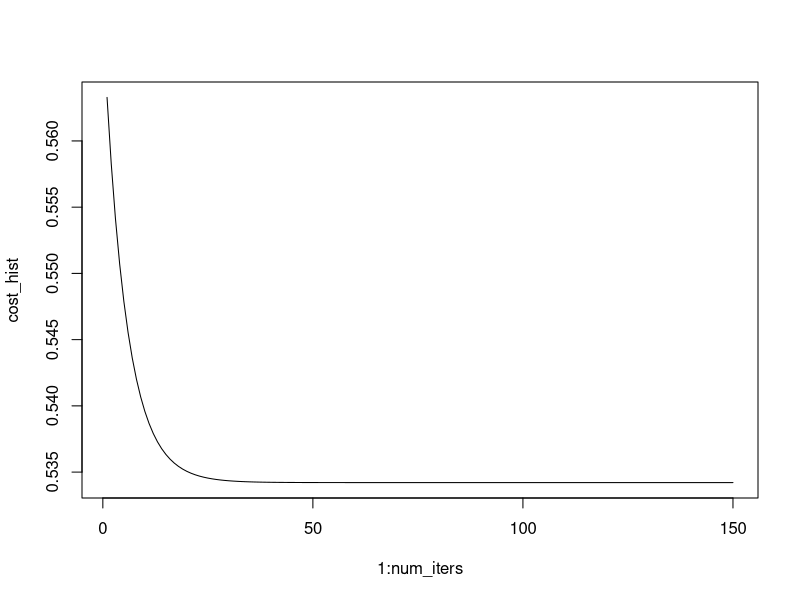

Here is the R script that generated this plot:
## ---- chunk 1
knitr::opts_chunk$set(echo = TRUE, comment = NA, error = TRUE)
## ---- chunk 2
set.seed(11)
x <- matrix(rnorm(400), ncol = 4)
y <- rnorm(100)
m <- length(y)
X <- cbind(rep(1, 100), x)
theta <- rep(0,5)
## ---- chunk 3
head(X)
## ---- chunk 4
tail(X)
## ---- chunk 5
theta
## ---- chunk 6
compCost<-function(X, y, theta){
   m <- length(y)
   J <- sum((X %*% theta- y)^2) / (2*m)
return(J)
}
## ---- chunk 7
gradDescent<-function(X, y, theta, alpha, num_iters){
  m <- length(y)
  J_hist <- rep(0, num_iters)
  
  for(i in 1:num_iters){
    # this is a vectorized form for the gradient of the cost function
    # X is a 100x5 matrix, theta is a 5x1 column vector, y is a 100x1 column vector
    # X transpose is a 5x100 matrix. So t(X)%*%(X%*%theta - y) is a 5x1 column vector
      theta <- theta - alpha*(1/m)*(t(X)%*%(X%*%theta - y))
      
    # this for-loop records the cost history for every iterative move of the gradient descent,
    # and it is obtained for plotting number of iterations against cost history.
        J_hist[i]  <- compCost(X, y, theta)
  }
  # for a R function to return two values, we need to use a list to store them:
  results <- list(theta, J_hist)
  return(results)
}
## ---- chunk 8
alpha <- .1
num_iters <- 150
results <- gradDescent(X, y, theta, alpha, num_iters)
theta <- results[[1]]
cost_hist <- results[[2]]
print(theta)
## ---- chunk 9
plot(1:num_iters, cost_hist, type = 'l')
